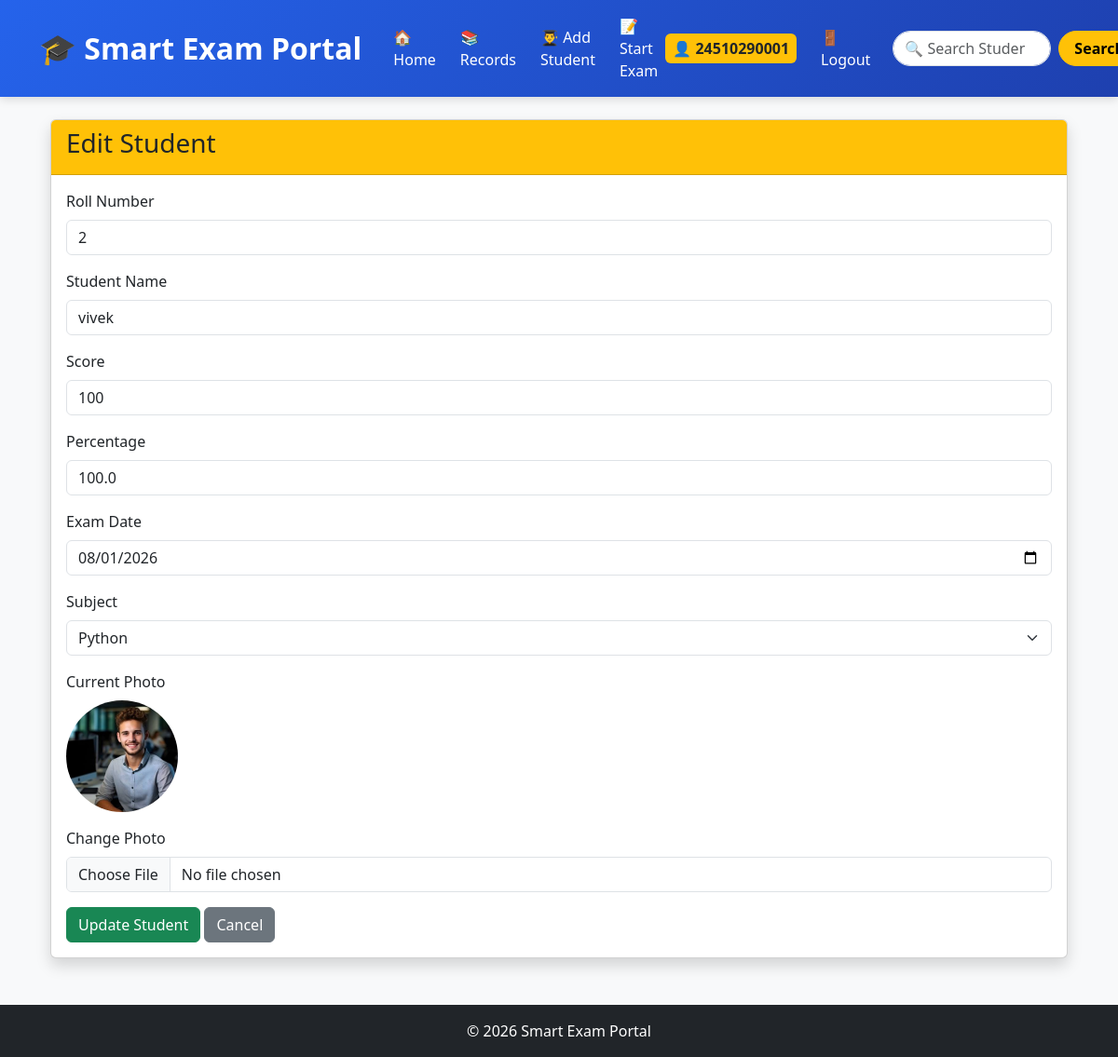
The app's page /edit/2 (signed in) with its own data.
### tables this page shows
CREATE TABLE students (
    id INTEGER PRIMARY KEY AUTOINCREMENT,
    roll_number INTEGER,
    subject_name TEXT,
    student_name TEXT,
    score INTEGER,
    percentage REAL,
    exam_date TEXT
, subject_id INTEGER, photo TEXT DEFAULT 'default.jpg');

CREATE TABLE subjects (
        id INTEGER PRIMARY KEY AUTOINCREMENT,
        name TEXT NOT NULL UNIQUE
    );

### smart_exam_portal/app.py (the view, shortened to what this page needs)
@app.route("/edit/<int:roll_number>", methods=["GET", "POST"])
def edit_student(roll_number):
    if session.get("role") != "admin":
        flash(
            "Admin only! You do not have permission to edit students.",
            "danger"
        )
        return redirect(url_for("home"))
    conn = get_db()
    student = conn.execute(
        "SELECT * FROM students WHERE roll_number=?",
        (roll_number,)
    ).fetchone()
    if not student:
        conn.close()
        flash("Student not found!", "danger")
        return redirect(url_for("records"))
    subjects = conn.execute(
        "SELECT * FROM subjects ORDER BY name"
    ).fetchall()
    conn.close()
    return render_template(
        "edit.html",
        student=student,
        subjects=subjects
    )

### smart_exam_portal/database.py (called while the page is built)
def get_db():
    conn = sqlite3.connect(DATABASE)
    conn.row_factory = sqlite3.Row
    return conn
    conn.row_factory = sqlite3.Row
    return conn

### smart_exam_portal/templates/edit.html
{% extends "base.html" %}
{% block content %}
<div class="container mt-4">
    <div class="card shadow">
        <div class="card-header bg-warning">
            <h3>Edit Student</h3>
        </div>
        <div class="card-body">
            <form method="POST" enctype="multipart/form-data">
                <div class="mb-3">
                    <label class="form-label">Roll Number</label>
                    <input type="number"
                           name="roll_number"
                           class="form-control"
                           value="{{ student.roll_number }}"
                           required>
                </div>
                <div class="mb-3">
                    <label class="form-label">Student Name</label>
                    <input type="text"
                           name="student_name"
                           class="form-control"
                           value="{{ student.student_name }}"
                           required>
                </div>
                <div class="mb-3">
                    <label class="form-label">Score</label>
                    <input type="number"
                           name="score"
                           class="form-control"
                           value="{{ student.score }}"
                           required>
                </div>
                <div class="mb-3">
                    <label class="form-label">Percentage</label>
                    <input type="number"
                           step="0.01"
                           name="percentage"
                           class="form-control"
                           value="{{ student.percentage }}"
                           required>
                </div>
                <div class="mb-3">
                    <label class="form-label">Exam Date</label>
                    <input type="date"
                           name="exam_date"
                           class="form-control"
                           value="{{ student.exam_date }}"
                           required>
                </div>
                <div class="mb-3">
                    <label class="form-label">Subject</label>
                    <select name="subject_id" class="form-select">
                        {% for subject in subjects %}
                        <option value="{{ subject.id }}"
                        {% if subject.id == student.subject_id %}
                        selected
                        {% endif %}>
                            {{ subject.name }}
                        </option>
                        {% endfor %}
                    </select>
                </div>
                <div class="mb-3">
                    <label class="form-label">Current Photo</label>
                    <br>
                    <img src="{{ url_for('static', filename='uploads/' ~ (student.photo or 'default.jpg')) }}"
                         width="120"
                         height="120"
                         class="rounded-circle"
                         style="object-fit:cover;">
                </div>
                <div class="mb-3">
                    <label class="form-label">Change Photo</label>
                    <input type="file"
                           name="photo"
                           class="form-control">
                </div>
                <button class="btn btn-success">
                    Update Student
                </button>
                <a href="{{ url_for('records') }}"
                   class="btn btn-secondary">
                    Cancel
                </a>
            </form>
        </div>
    </div>
</div>
{% endblock %}

### smart_exam_portal/templates/base.html (style rules this page uses)
body { background-color:#f8f9fa; }

### records on screen
students: roll_number "2", student_name "vivek", score "100", percentage "100.0", exam_date "08/01/2026", subject_id "Python", photo (picture)

### other values on screen
{{ session['username'] }} "24510290001"
